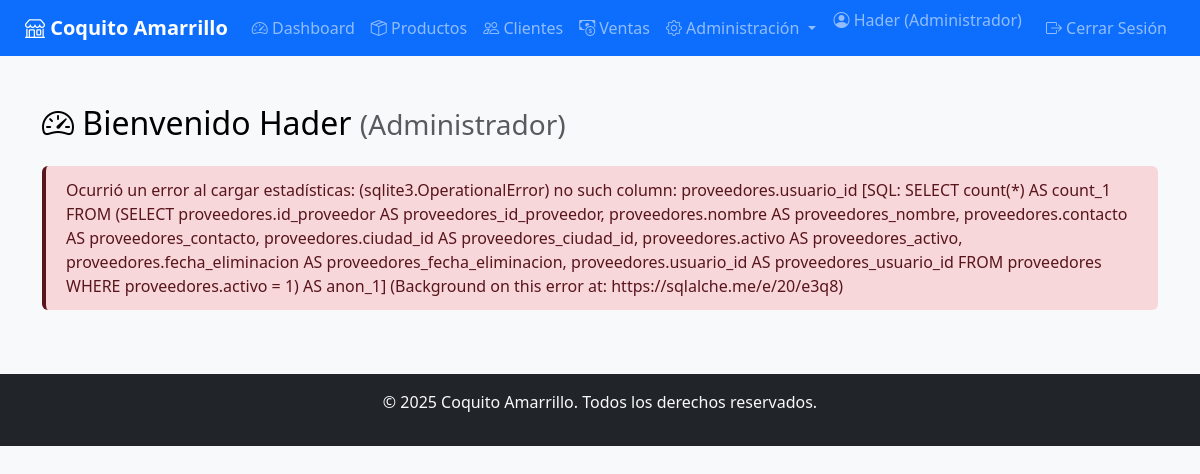
The app's page /dashboard/dashboard/ (signed in), older data.
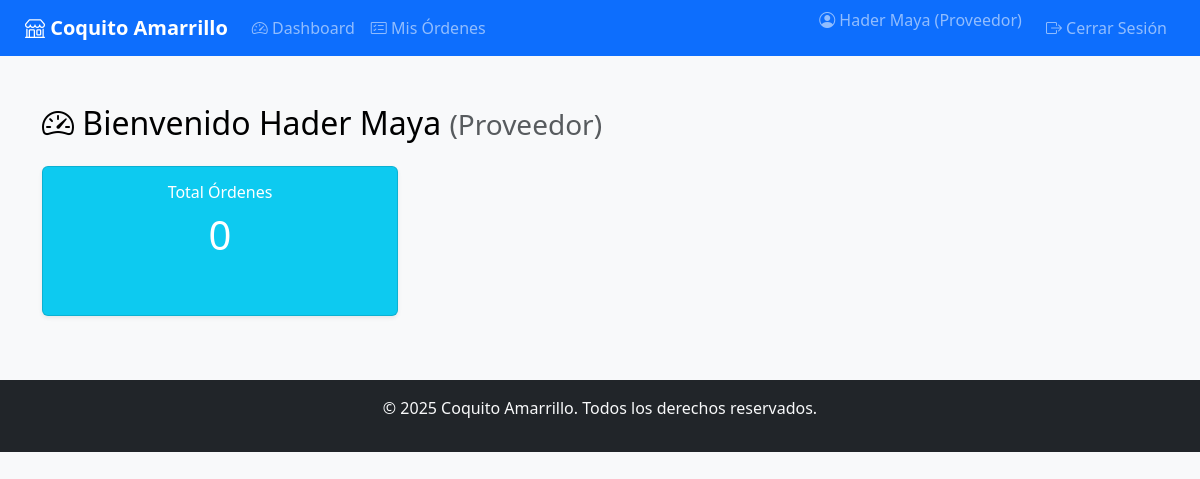
The same page, newer data.
### app/models/user.py (models this page shows, shortened)
class User(UserMixin, db.Model):
    __tablename__ = 'usuarios'
    id_usuario = db.Column(db.Integer, primary_key=True)
    nombre = db.Column(db.String(100), nullable=False)
    email = db.Column(db.String(100), nullable=False, unique=True)
    _password_hash = db.Column('password', db.String(255), nullable=False)
    rol_id = db.Column(db.Integer, db.ForeignKey('roles.id_rol'), nullable=False)
    activo = db.Column(db.Boolean, default=True)  # Campo para soft delete
    fecha_eliminacion = db.Column(db.DateTime)    # Fecha de desactivación
    fecha_registro = db.Column(db.DateTime)
    rol = relationship('Role', back_populates='usuarios')
    empleado_asociado = relationship('Staff', back_populates='usuario')
    empleados = relationship('Supplier', back_populates='usuarios')
    @property
    def password(self):
        raise AttributeError('La contraseña no es legible')
    @password.setter
    def password(self, raw_password):
        self.validate_password_strength(raw_password)
        self._password_hash = bcrypt.generate_password_hash(raw_password).decode('utf-8')

### app/models/role.py (models this page shows, shortened)
class Role(db.Model):
    __tablename__ = 'roles'
    id_rol = db.Column(db.Integer, primary_key=True)
    nombre = db.Column(db.String(50), nullable=False, unique=True)
    descripcion = db.Column(db.String(150))
    activo = db.Column(db.Boolean, default=True)
    fecha_eliminacion = db.Column(db.DateTime)
    usuarios = relationship('User', back_populates='rol', cascade='save-update, merge')

### app/routes/dashboard.py (the view, shortened to what this page needs)
@dashboard_bp.route('/dashboard/')
@login_required
@roles_required('Administrador', 'Vendedor', 'Proveedor')
def dashboard():
    try:
        today = datetime.utcnow().date()
        today_start = datetime(today.year, today.month, today.day)
        threshold = current_app.config.get('LOW_STOCK_THRESHOLD', 2)
        stats = {
            'total_products': Product.get_activos().count(),
            'total_sales_today': Sale.query.filter(
                Sale.fecha >= today_start
            ).count(),
            'total_clients': Client.get_activos().count(),
        }
        stats.update({
            'store_sales_today': 0,
            'store_recent_sales': []
        })
        if current_user.rol.nombre == 'Administrador':
            stats.update({
                'total_stores': Store.get_activas().count(),
                'total_staff': Staff.get_activos().count(),
                'total_suppliers': Supplier.get_activos().count(),
                'recent_sales': Sale.query.order_by(Sale.fecha.desc()).limit(10).all(),
                'low_stock_products': Product.query.filter(
                    Product.stock <= threshold
                ).limit(1).all()
            })
        elif current_user.rol.nombre == 'Proveedor':
            user_supplier = None
        return render_template('admin/dashboard.html', stats=stats, current_user=current_user, low_stock_threshold=threshold)
    except Exception as e:
        return render_template('admin/dashboard.html',
                             stats={'error': str(e)},
                             current_user=current_user, low_stock_threshold=2)

### app/__init__.py (called while the page is built)
@login_manager.user_loader
def load_user(user_id):
    from app.models import User
    return User.query.get(int(user_id))

### app/models/client.py (called while the page is built)
    @classmethod
    def get_activos(cls):
        return cls.query.filter_by(activo=True)

### app/models/product.py (called while the page is built)
    @classmethod
    def get_activos(cls):
        return cls.query.filter_by(activo=True)

### app/models/staff.py (called while the page is built)
    @classmethod
    def get_activos(cls):
        return cls.query.filter_by(activo=True)

### app/models/store.py (called while the page is built)
    @classmethod
    def get_activas(cls):
        return cls.query.filter_by(activo=True)

### app/models/supplier.py (called while the page is built)
    @classmethod
    def get_activos(cls):
        return cls.query.filter_by(activo=True)

### app/templates/admin/dashboard.html (shortened to what this page needs)
{% extends "base.html" %}
{% block content %}
<div class="container mt-4">
    <h2 class="mb-4 text-black">
        <i class="bi bi-speedometer2 text-black"></i> Bienvenido {{ current_user.nombre }}
        <small class="text-muted">({{ current_user.rol.nombre }})</small>
    </h2>
    {% if stats.get('error') %}
    <div class="alert alert-danger">
        Ocurrió un error al cargar estadísticas: {{ stats.get('error') }}
    </div>
    {% else %}
    {% if current_user.rol.nombre == 'Proveedor' %}
    <div class="row">
        <div class="col-md-4 mb-3">
            <div class="card bg-info text-white shadow-sm h-100">
                <div class="card-body text-center">
                    <h6>Total Órdenes</h6>
                    <p class="display-6">{{ stats.supplier_orders|length }}</p>
                </div>
            </div>
        </div>
    </div>
    {% endif %}
    {% endif %}
</div>
{% endblock %}

### app/templates/base.html (shortened to what the changed rows need)
<!DOCTYPE html>
<html lang="es">
<head>
    <link href="https://cdn.jsdelivr.net/npm/bootstrap@5.3.0/dist/css/bootstrap.min.css" rel="stylesheet">
    <link rel="stylesheet" href="https://cdn.jsdelivr.net/npm/bootstrap-icons@1.10.0/font/bootstrap-icons.css">
    <link rel="stylesheet" href="https://cdnjs.cloudflare.com/ajax/libs/font-awesome/6.4.0/css/all.min.css">
    <link rel="stylesheet" href="{{ url_for('static', filename='css/style.css') }}">
</head>
<body>
    <nav class="navbar navbar-expand-lg navbar-dark bg-primary">
        <div class="container-fluid">
            <div class="collapse navbar-collapse" id="navbarNav">
                <ul class="navbar-nav me-auto">
                    {% if current_user.is_authenticated %}
                    {% if current_user.rol.nombre in ['Administrador', 'Vendedor'] %}
                    <li class="nav-item">
                        <a class="nav-link" href="{{ url_for('products.list_products') }}">
                            <i class="bi bi-box-seam"></i> Productos
                        </a>
                    </li>
                    <li class="nav-item">
                        <a class="nav-link" href="{{ url_for('clients.list_clients') }}">
                            <i class="bi bi-people"></i> Clientes
                        </a>
                    </li>
                    <li class="nav-item">
                        <a class="nav-link" href="{{ url_for('sales.list_sales') }}">
                            <i class="bi bi-cash-coin"></i> Ventas
                        </a>
                    </li>
                    {% endif %}
                    {% if current_user.rol.nombre == 'Administrador' %}
                    <li class="nav-item dropdown">
                        <a class="nav-link dropdown-toggle" href="#" id="navbarDropdown" role="button"
                            data-bs-toggle="dropdown">
                            <i class="bi bi-gear"></i> Administración
                        </a>
                    </li>
                    {% endif %}
                    {% if current_user.rol.nombre == 'Proveedor' %}
                    <li class="nav-item">
                        <a class="nav-link" href="{{ url_for('suppliers.list_orders') }}">
                            <i class="bi bi-card-checklist"></i> Mis Órdenes
                        </a>
                    </li>
                    {% endif %}
                    {% endif %}
                </ul>
                <ul class="navbar-nav">
                    {% if current_user.is_authenticated %}
                    <li class="nav-item">
                        <span class="navbar-text me-3">
                            <i class="bi bi-person-circle"></i> {{ current_user.nombre }} ({{ current_user.rol.nombre
                            }})
                        </span>
                    </li>
                    <li class="nav-item">
                        <a class="nav-link" href="{{ url_for('auth.logout') }}">
                            <i class="bi bi-box-arrow-right"></i> Cerrar Sesión
                        </a>
                    </li>
                    {% else %}
                    <li class="nav-item">
                        <a class="nav-link" href="{{ url_for('auth.login') }}">
                            <i class="bi bi-box-arrow-in-right"></i> Iniciar Sesión
                        </a>
                    </li>
                    {% endif %}
                </ul>
            </div>
        </div>
    </nav>
    <div class="container-fluid mt-4">
        <div class="row">
            <main class="col-md-12">
                {% block content %}{% endblock %}
            </main>
        </div>
    </div>
</body>
</html>

Row changes from the older to the newer data that the page shows:
no longer on this page (row unchanged): Role: rol.nombre "Administrador"
changed User: nombre "Hader" → "Hader Maya"
now on this page (row unchanged): Role: rol.nombre "Proveedor"
Text that changed along with them:
{{ stats.supplier_orders|length }}: (not shown) → "0"
{{ stats.get('error') }}: "(sqlite3.OperationalError) no such column: proveedores.usuario_id [SQL: SELECT count(*) AS count_1 FROM (SELECT proveedores.id_proveedor AS proveedores_id_proveedor, proveedores.nombre AS proveedores_nombre, proveedores.contacto AS proveedores_contacto, proveedores.ciudad_id AS proveedores_ciudad_id, proveedores.activo AS proveedores_activo, proveedores.fecha_eliminacion AS proveedores_fecha_eliminacion, proveedores.usuario_id AS proveedores_usuario_id FROM proveedores WHERE proveedores.activo = 1) AS anon_1] (Background on this error at: https://sqlalche.me/e/20/e3q8)" → (not shown)
text no longer shown: "Productos Clientes Ventas Administración Ocurrió un error al cargar estadísticas:"
text now shown: "Mis Órdenes Total Órdenes"
